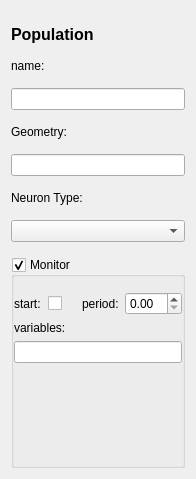
<?xml version="1.0" encoding="UTF-8"?>
<ui version="4.0">
 <class>Form</class>
 <widget class="QWidget" name="Form">
  <property name="geometry">
   <rect>
    <x>0</x>
    <y>0</y>
    <width>196</width>
    <height>479</height>
   </rect>
  </property>
  <property name="windowTitle">
   <string>Form</string>
  </property>
  <layout class="QVBoxLayout" name="verticalLayout_2">
   <property name="spacing">
    <number>15</number>
   </property>
   <property name="topMargin">
    <number>25</number>
   </property>
   <item>
    <widget class="QLabel" name="label">
     <property name="font">
      <font>
       <pointsize>12</pointsize>
       <weight>75</weight>
       <bold>true</bold>
      </font>
     </property>
     <property name="text">
      <string>Population</string>
     </property>
    </widget>
   </item>
   <item>
    <widget class="QLabel" name="label_4">
     <property name="text">
      <string>name:</string>
     </property>
    </widget>
   </item>
   <item>
    <widget class="QLineEdit" name="name">
     <property name="text">
      <string/>
     </property>
     <property name="alignment">
      <set>Qt::AlignCenter</set>
     </property>
    </widget>
   </item>
   <item>
    <widget class="QLabel" name="label_2">
     <property name="text">
      <string>Geometry:</string>
     </property>
    </widget>
   </item>
   <item>
    <widget class="QLineEdit" name="geometry">
     <property name="toolTip">
      <string>&lt;html&gt;&lt;head/&gt;&lt;body&gt;please type paramters like (a1,a2,...,an)&lt;/span&gt;&lt;/pre&gt;&lt;/body&gt;&lt;/html&gt;</string>
     </property>
     <property name="text">
      <string/>
     </property>
     <property name="alignment">
      <set>Qt::AlignCenter</set>
     </property>
    </widget>
   </item>
   <item>
    <widget class="QLabel" name="label_3">
     <property name="text">
      <string>Neuron Type:</string>
     </property>
    </widget>
   </item>
   <item>
    <widget class="QComboBox" name="comboBox_neuron_type"/>
   </item>
   <item>
    <widget class="QGroupBox" name="groupBox_monitor">
     <property name="title">
      <string>Monitor</string>
     </property>
     <property name="checkable">
      <bool>true</bool>
     </property>
     <layout class="QVBoxLayout" name="verticalLayout">
      <property name="leftMargin">
       <number>0</number>
      </property>
      <property name="topMargin">
       <number>15</number>
      </property>
      <property name="rightMargin">
       <number>0</number>
      </property>
      <item>
       <layout class="QHBoxLayout" name="horizontalLayout">
        <item>
         <widget class="QLabel" name="label_7">
          <property name="text">
           <string>start:</string>
          </property>
         </widget>
        </item>
        <item>
         <widget class="QCheckBox" name="checkBox_start">
          <property name="text">
           <string/>
          </property>
         </widget>
        </item>
        <item>
         <widget class="QLabel" name="label_6">
          <property name="text">
           <string>period:</string>
          </property>
         </widget>
        </item>
        <item>
         <widget class="QDoubleSpinBox" name="doubleSpinBox_period"/>
        </item>
       </layout>
      </item>
      <item>
       <widget class="QLabel" name="label_8">
        <property name="text">
         <string>variables:</string>
        </property>
       </widget>
      </item>
      <item>
       <widget class="QLineEdit" name="lineEdit_variables"/>
      </item>
      <item>
       <spacer name="verticalSpacer">
        <property name="orientation">
         <enum>Qt::Vertical</enum>
        </property>
        <property name="sizeHint" stdset="0">
         <size>
          <width>20</width>
          <height>40</height>
         </size>
        </property>
       </spacer>
      </item>
     </layout>
    </widget>
   </item>
  </layout>
 </widget>
 <resources/>
 <connections/>
</ui>
